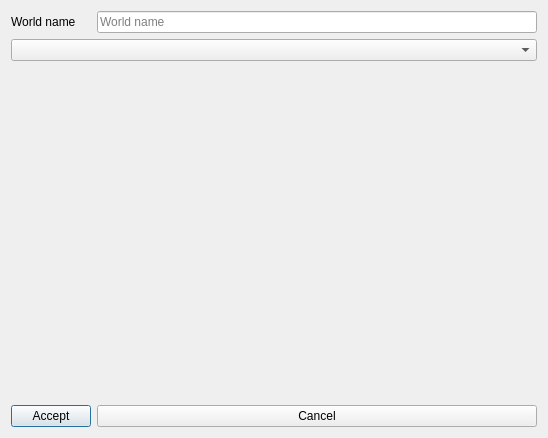
<?xml version="1.0" encoding="UTF-8"?>
<ui version="4.0">
 <class>MultiplayerSelectPresetDialog</class>
 <widget class="QDialog" name="MultiplayerSelectPresetDialog">
  <property name="geometry">
   <rect>
    <x>0</x>
    <y>0</y>
    <width>548</width>
    <height>438</height>
   </rect>
  </property>
  <property name="windowTitle">
   <string>Select Preset</string>
  </property>
  <layout class="QGridLayout" name="gridLayout">
   <item row="0" column="1">
    <widget class="QLineEdit" name="world_name_edit">
     <property name="placeholderText">
      <string>World name</string>
     </property>
    </widget>
   </item>
   <item row="0" column="0">
    <widget class="QLabel" name="world_name_label">
     <property name="text">
      <string>World name</string>
     </property>
    </widget>
   </item>
   <item row="1" column="0" colspan="2">
    <widget class="QComboBox" name="game_selection_combo"/>
   </item>
   <item row="3" column="0">
    <widget class="QPushButton" name="accept_button">
     <property name="text">
      <string>Accept</string>
     </property>
    </widget>
   </item>
   <item row="2" column="0" colspan="2">
    <widget class="SelectPresetWidget" name="select_preset_widget" native="true"/>
   </item>
   <item row="3" column="1">
    <widget class="QPushButton" name="cancel_button">
     <property name="text">
      <string>Cancel</string>
     </property>
    </widget>
   </item>
  </layout>
 </widget>
 <layoutdefault spacing="6" margin="11"/>
 <customwidgets>
  <customwidget>
   <class>SelectPresetWidget</class>
   <extends>QWidget</extends>
   <header>randovania/gui/widgets/select_preset_widget</header>
   <container>1</container>
  </customwidget>
 </customwidgets>
 <resources/>
 <connections/>
</ui>
